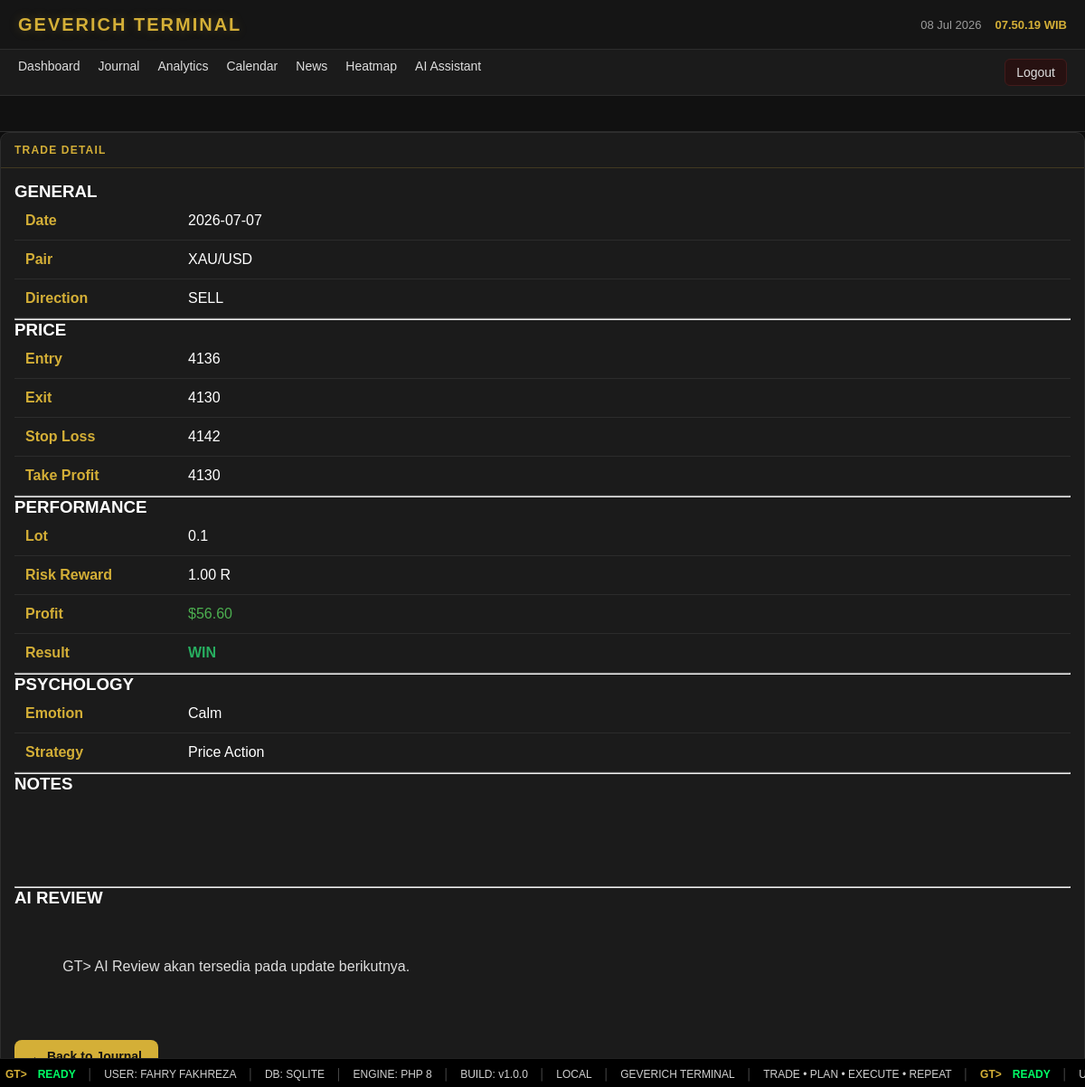
/?page=trade-view&id=42 (signed in), run on the app's committed database.
### tables this page shows
CREATE TABLE trades (

id INTEGER PRIMARY KEY AUTOINCREMENT,

tanggal TEXT NOT NULL,

pair TEXT NOT NULL,

direction TEXT NOT NULL,

entry_price REAL NOT NULL,

sl REAL,

tp REAL,

exit_price REAL,

lot REAL,

profit_usd REAL DEFAULT 0,

hasil TEXT,

emotion TEXT,

note TEXT,

created_at DATETIME DEFAULT CURRENT_TIMESTAMP

, user_id INTEGER DEFAULT 1, rr REAL DEFAULT 0, strategy TEXT);

### pages/trade-view.php (the view, shortened to what this page needs)
<?php
$db = getDB();
$id = $_GET['id'] ?? 0;
$stmt = $db->prepare("
SELECT *
FROM trades
WHERE id = ?
");
$stmt->execute([$id]);
$trade = $stmt->fetch(PDO::FETCH_ASSOC);
$profitClass = $trade['profit_usd'] >= 0 ? "profit" : "loss";
$resultColor = match ($trade['hasil']) {
    "WIN" => "#27ae60",
    "LOSS" => "#e74c3c",
    default => "#f1c40f"
};
?>
<div class="card">
    <div class="panel-title">
        TRADE DETAIL
    </div>
    <div class="panel-content">
        <h3>GENERAL</h3>
        <table class="detail-table">
            <tr>
                <td>Date</td>
                <td><?= htmlspecialchars($trade['tanggal']) ?></td>
            </tr>
            <tr>
                <td>Pair</td>
                <td><?= htmlspecialchars($trade['pair']) ?></td>
            </tr>
            <tr>
                <td>Direction</td>
                <td><?= htmlspecialchars($trade['direction']) ?></td>
            </tr>
        </table>
        <hr>
        <h3>PRICE</h3>
        <table class="detail-table">
            <tr>
                <td>Entry</td>
                <td><?= $trade['entry_price'] ?></td>
            </tr>
            <tr>
                <td>Exit</td>
                <td><?= $trade['exit_price'] ?></td>
            </tr>
            <tr>
                <td>Stop Loss</td>
                <td><?= $trade['sl'] ?></td>
            </tr>
            <tr>
                <td>Take Profit</td>
                <td><?= $trade['tp'] ?></td>
            </tr>
        </table>
        <hr>
        <h3>PERFORMANCE</h3>
        <table class="detail-table">
            <tr>
                <td>Lot</td>
                <td><?= $trade['lot'] ?></td>
            </tr>
            <tr>
                <td>Risk Reward</td>
                <td><?= number_format((float)$trade['rr'],2) ?> R</td>
            </tr>
            <tr>
                <td>Profit</td>
                <td class="<?= $profitClass ?>">
                    $<?= number_format((float)$trade['profit_usd'],2) ?>
                </td>
            </tr>
            <tr>
                <td>Result</td>
                <td style="color:<?= $resultColor ?>;font-weight:bold;">
                    <?= htmlspecialchars($trade['hasil']) ?>
                </td>
            </tr>
        </table>
        <hr>
        <h3>PSYCHOLOGY</h3>
        <table class="detail-table">
            <tr>
                <td>Emotion</td>
                <td><?= htmlspecialchars($trade['emotion']) ?></td>
            </tr>
            <tr>
                <td>Strategy</td>
                <td><?= htmlspecialchars($trade['strategy'] ?? '-') ?></td>
            </tr>
        </table>
        <hr>
        <h3>NOTES</h3>
        <div class="terminal-output">
        </div>
        <hr>
        <h3>AI REVIEW</h3>
        <div class="terminal-output">
            GT&gt; AI Review akan tersedia pada update berikutnya.
        </div>
        <br>
        <a href="?page=journal" class="btn btn-primary">
            ← Back to Journal
        </a>
    </div>
</div>

### assets/css/style.css (style rules this page uses)
html, body { height: 100%; -webkit-font-smoothing: antialiased; -moz-osx-font-smoothing: grayscale; }
body { background: radial-gradient(circle at top, #111 0%, #0d0d0d 60%); color: var(--text); }
:root { --gold:#d4af37; --bg:#0d0d0d; --bg-panel:#151515; --bg-card:#1b1b1b; --border:#2d2d2d; --text:#ffffff; --text-muted:#9b9b9b; --gold-glow: rgba(212, 175, 55, 0.25); }
* { margin:0; padding:0; box-sizing:border-box; font-family:Arial, sans-serif; }
body { background:var(--bg); color:var(--text); padding-bottom:32px; }
.profit { color:#4caf50; }
.card { background:var(--bg-card); border:1px solid var(--border); border-radius:10px; overflow:hidden; }
.panel-title { padding:12px 15px; border-bottom:1px solid var(--border); color:var(--gold); font-weight:bold; font-size:12px; border-bottom: 1px solid rgba(212, 175, 55, 0.2); letter-spacing: 1.2px; }
.panel-content { padding:15px; }
.btn { display:inline-flex; align-items:center; justify-content:center; padding:10px 18px; border:none; border-radius:8px; font-size:14px; font-weight:600; text-decoration:none; cursor:pointer; transition:.25s; }
.btn-primary { background:#d4af37; color:#111; }
.detail-table { width:100%; border-collapse:collapse; }
.detail-table td { padding:12px; border-bottom:1px solid #2c2c2c; }
.detail-table td:first-child { width:180px; color:var(--gold); font-weight:bold; }
.terminal-output { white-space: pre-wrap; line-height: 1.6; color: #ddd; }

### data on the page
trades: tanggal "2026-07-07", pair "XAU/USD", direction "SELL", entry_price "4136", exit_price "4130", sl "4142", tp "4130", lot "0.1", rr "1.00", profit_usd "56.60", hasil "WIN", emotion "Calm", strategy "Price Action"
